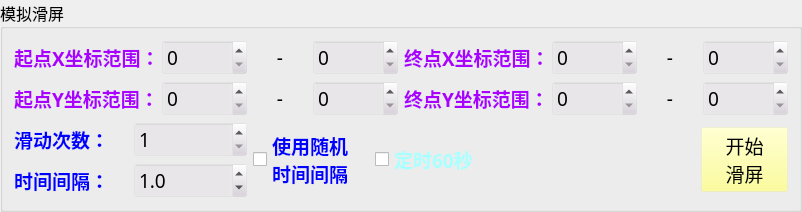
     <widget class="QGroupBox" name="swipe_groupBox">
      <property name="font">
       <font>
        <family>楷体</family>
        <pointsize>12</pointsize>
       </font>
      </property>
      <property name="title">
       <string>模拟滑屏</string>
      </property>
      <layout class="QVBoxLayout" name="verticalLayout_4">
       <item>
        <layout class="QVBoxLayout" name="verticalLayout_8" stretch="1,1">
         <item>
          <layout class="QHBoxLayout" name="horizontalLayout_9" stretch="1,1">
           <item>
            <layout class="QVBoxLayout" name="verticalLayout_5" stretch="1,1">
             <item>
              <layout class="QHBoxLayout" name="horizontalLayout_5" stretch="5,3,1,3">
               <item>
                <widget class="QLabel" name="swipe_x1_label">
                 <property name="minimumSize">
                  <size>
                   <width>54</width>
                   <height>0</height>
                  </size>
                 </property>
                 <property name="maximumSize">
                  <size>
                   <width>99999</width>
                   <height>16777215</height>
                  </size>
                 </property>
                 <property name="font">
                  <font>
                   <family>楷体</family>
                   <pointsize>14</pointsize>
                   <weight>75</weight>
                   <bold>true</bold>
                  </font>
                 </property>
                 <property name="toolTip">
                  <string/>
                 </property>
                 <property name="styleSheet">
                  <string notr="true">color: rgb(170, 0, 255);</string>
                 </property>
                 <property name="text">
                  <string>起点X坐标范围：</string>
                 </property>
                </widget>
               </item>
               <item>
                <widget class="QSpinBox" name="swipe_x1_min_spinBox">
                 <property name="minimumSize">
                  <size>
                   <width>42</width>
                   <height>22</height>
                  </size>
                 </property>
                 <property name="font">
                  <font>
                   <family>楷体</family>
                   <pointsize>14</pointsize>
                  </font>
                 </property>
                 <property name="cursor">
                  <cursorShape>PointingHandCursor</cursorShape>
                 </property>
                 <property name="styleSheet">
                  <string notr="true">background-color: rgba(216, 208, 219,0.1);</string>
                 </property>
                 <property name="maximum">
                  <number>99999</number>
                 </property>
                 <property name="singleStep">
                  <number>10</number>
                 </property>
                 <property name="value">
                  <number>0</number>
                 </property>
                </widget>
               </item>
               <item>
                <widget class="QLabel" name="swipe_x1_to_label">
                 <property name="minimumSize">
                  <size>
                   <width>54</width>
                   <height>0</height>
                  </size>
                 </property>
                 <property name="maximumSize">
                  <size>
                   <width>99999</width>
                   <height>16777215</height>
                  </size>
                 </property>
                 <property name="font">
                  <font>
                   <family>楷体</family>
                   <pointsize>14</pointsize>
                  </font>
                 </property>
                 <property name="toolTip">
                  <string/>
                 </property>
                 <property name="text">
                  <string>-</string>
                 </property>
                 <property name="alignment">
                  <set>Qt::AlignCenter</set>
                 </property>
                </widget>
               </item>
               <item>
                <widget class="QSpinBox" name="swipe_x1_max_spinBox">
                 <property name="minimumSize">
                  <size>
                   <width>42</width>
                   <height>22</height>
                  </size>
                 </property>
                 <property name="font">
                  <font>
                   <family>楷体</family>
                   <pointsize>14</pointsize>
                  </font>
                 </property>
                 <property name="cursor">
                  <cursorShape>PointingHandCursor</cursorShape>
                 </property>
                 <property name="styleSheet">
                  <string notr="true">background-color: rgba(216, 208, 219,0.1);</string>
                 </property>
                 <property name="maximum">
                  <number>99999</number>
                 </property>
                 <property name="singleStep">
                  <number>10</number>
                 </property>
                 <property name="value">
                  <number>0</number>
                 </property>
                </widget>
               </item>
              </layout>
             </item>
             <item>
              <layout class="QHBoxLayout" name="horizontalLayout_6" stretch="5,3,1,3">
               <item>
                <widget class="QLabel" name="swipe_y1_label">
                 <property name="minimumSize">
                  <size>
                   <width>54</width>
                   <height>0</height>
                  </size>
                 </property>
                 <property name="maximumSize">
                  <size>
                   <width>99999</width>
                   <height>16777215</height>
                  </size>
                 </property>
                 <property name="font">
                  <font>
                   <family>楷体</family>
                   <pointsize>14</pointsize>
                   <weight>75</weight>
                   <bold>true</bold>
                  </font>
                 </property>
                 <property name="toolTip">
                  <string/>
                 </property>
                 <property name="styleSheet">
                  <string notr="true">color: rgb(170, 0, 255);</string>
                 </property>
                 <property name="text">
                  <string>起点Y坐标范围：</string>
                 </property>
                </widget>
               </item>
               <item>
                <widget class="QSpinBox" name="swipe_y1_min_spinBox">
                 <property name="minimumSize">
                  <size>
                   <width>42</width>
                   <height>22</height>
                  </size>
                 </property>
                 <property name="font">
                  <font>
                   <family>楷体</family>
                   <pointsize>14</pointsize>
                  </font>
                 </property>
                 <property name="cursor">
                  <cursorShape>PointingHandCursor</cursorShape>
                 </property>
                 <property name="styleSheet">
                  <string notr="true">background-color: rgba(216, 208, 219,0.1);</string>
                 </property>
                 <property name="maximum">
                  <number>99999</number>
                 </property>
                 <property name="singleStep">
                  <number>10</number>
                 </property>
                 <property name="value">
                  <number>0</number>
                 </property>
                </widget>
               </item>
               <item>
                <widget class="QLabel" name="swipe_y1_to_label">
                 <property name="minimumSize">
                  <size>
                   <width>54</width>
                   <height>0</height>
                  </size>
                 </property>
                 <property name="maximumSize">
                  <size>
                   <width>99999</width>
                   <height>16777215</height>
                  </size>
                 </property>
                 <property name="font">
                  <font>
                   <family>楷体</family>
                   <pointsize>14</pointsize>
                  </font>
                 </property>
                 <property name="toolTip">
                  <string/>
                 </property>
                 <property name="text">
                  <string>-</string>
                 </property>
                 <property name="alignment">
                  <set>Qt::AlignCenter</set>
                 </property>
                </widget>
               </item>
               <item>
                <widget class="QSpinBox" name="swipe_y1_max_spinBox">
                 <property name="minimumSize">
                  <size>
                   <width>42</width>
                   <height>22</height>
                  </size>
                 </property>
                 <property name="font">
                  <font>
                   <family>楷体</family>
                   <pointsize>14</pointsize>
                  </font>
                 </property>
                 <property name="cursor">
                  <cursorShape>PointingHandCursor</cursorShape>
                 </property>
                 <property name="styleSheet">
                  <string notr="true">background-color: rgba(216, 208, 219,0.1);</string>
                 </property>
                 <property name="maximum">
                  <number>99999</number>
                 </property>
                 <property name="singleStep">
                  <number>10</number>
                 </property>
                 <property name="value">
                  <number>0</number>
                 </property>
                </widget>
               </item>
              </layout>
             </item>
            </layout>
           </item>
           <item>
            <layout class="QVBoxLayout" name="verticalLayout_6" stretch="1,1">
             <item>
              <layout class="QHBoxLayout" name="horizontalLayout_7" stretch="5,3,1,3">
               <item>
                <widget class="QLabel" name="swipe_x2_label">
                 <property name="minimumSize">
                  <size>
                   <width>54</width>
                   <height>0</height>
                  </size>
                 </property>
                 <property name="maximumSize">
                  <size>
                   <width>99999</width>
                   <height>16777215</height>
                  </size>
                 </property>
                 <property name="font">
                  <font>
                   <family>楷体</family>
                   <pointsize>14</pointsize>
                   <weight>75</weight>
                   <bold>true</bold>
                  </font>
                 </property>
                 <property name="toolTip">
                  <string/>
                 </property>
                 <property name="styleSheet">
                  <string notr="true">color: rgb(170, 0, 255);</string>
                 </property>
                 <property name="text">
                  <string>终点X坐标范围：</string>
                 </property>
                </widget>
               </item>
               <item>
                <widget class="QSpinBox" name="swipe_x2_min_spinBox">
                 <property name="minimumSize">
                  <size>
                   <width>42</width>
                   <height>22</height>
                  </size>
                 </property>
                 <property name="font">
                  <font>
                   <family>楷体</family>
                   <pointsize>14</pointsize>
                  </font>
                 </property>
                 <property name="cursor">
                  <cursorShape>PointingHandCursor</cursorShape>
                 </property>
                 <property name="styleSheet">
                  <string notr="true">background-color: rgba(216, 208, 219,0.1);</string>
                 </property>
                 <property name="maximum">
                  <number>99999</number>
                 </property>
                 <property name="singleStep">
                  <number>10</number>
                 </property>
                 <property name="value">
                  <number>0</number>
                 </property>
                </widget>
               </item>
               <item>
                <widget class="QLabel" name="swipe_x2_to_label">
                 <property name="minimumSize">
                  <size>
                   <width>54</width>
                   <height>0</height>
                  </size>
                 </property>
                 <property name="maximumSize">
                  <size>
                   <width>99999</width>
                   <height>16777215</height>
                  </size>
                 </property>
                 <property name="font">
                  <font>
                   <family>楷体</family>
                   <pointsize>14</pointsize>
                  </font>
                 </property>
                 <property name="toolTip">
                  <string/>
                 </property>
                 <property name="text">
                  <string>-</string>
                 </property>
                 <property name="alignment">
                  <set>Qt::AlignCenter</set>
                 </property>
                </widget>
               </item>
               <item>
                <widget class="QSpinBox" name="swipe_x2_max_spinBox">
                 <property name="minimumSize">
                  <size>
                   <width>42</width>
                   <height>22</height>
                  </size>
                 </property>
                 <property name="font">
                  <font>
                   <family>楷体</family>
                   <pointsize>14</pointsize>
                  </font>
                 </property>
                 <property name="cursor">
                  <cursorShape>PointingHandCursor</cursorShape>
                 </property>
                 <property name="styleSheet">
                  <string notr="true">background-color: rgba(216, 208, 219,0.1);</string>
                 </property>
                 <property name="maximum">
                  <number>99999</number>
                 </property>
                 <property name="singleStep">
                  <number>10</number>
                 </property>
                 <property name="value">
                  <number>0</number>
                 </property>
                </widget>
               </item>
              </layout>
             </item>
             <item>
              <layout class="QHBoxLayout" name="horizontalLayout_8" stretch="5,3,1,3">
               <item>
                <widget class="QLabel" name="swipe_y2_label">
                 <property name="minimumSize">
                  <size>
                   <width>54</width>
                   <height>0</height>
                  </size>
                 </property>
                 <property name="maximumSize">
                  <size>
                   <width>99999</width>
                   <height>16777215</height>
                  </size>
                 </property>
                 <property name="font">
                  <font>
                   <family>楷体</family>
                   <pointsize>14</pointsize>
                   <weight>75</weight>
                   <bold>true</bold>
                  </font>
                 </property>
                 <property name="toolTip">
                  <string/>
                 </property>
                 <property name="styleSheet">
                  <string notr="true">color: rgb(170, 0, 255);</string>
                 </property>
                 <property name="text">
                  <string>终点Y坐标范围：</string>
                 </property>
                </widget>
               </item>
               <item>
                <widget class="QSpinBox" name="swipe_y2_min_spinBox">
                 <property name="minimumSize">
                  <size>
                   <width>42</width>
                   <height>22</height>
                  </size>
                 </property>
                 <property name="font">
                  <font>
                   <family>楷体</family>
                   <pointsize>14</pointsize>
                  </font>
                 </property>
                 <property name="cursor">
                  <cursorShape>PointingHandCursor</cursorShape>
                 </property>
                 <property name="styleSheet">
                  <string notr="true">background-color: rgba(216, 208, 219,0.1);</string>
                 </property>
                 <property name="maximum">
                  <number>99999</number>
                 </property>
                 <property name="singleStep">
                  <number>10</number>
                 </property>
                 <property name="value">
                  <number>0</number>
                 </property>
                </widget>
               </item>
               <item>
                <widget class="QLabel" name="swipe_y2_to_label">
                 <property name="minimumSize">
                  <size>
                   <width>54</width>
                   <height>0</height>
                  </size>
                 </property>
                 <property name="maximumSize">
                  <size>
                   <width>99999</width>
                   <height>16777215</height>
                  </size>
                 </property>
                 <property name="font">
                  <font>
                   <family>楷体</family>
                   <pointsize>14</pointsize>
                  </font>
                 </property>
                 <property name="toolTip">
                  <string/>
                 </property>
                 <property name="text">
                  <string>-</string>
                 </property>
                 <property name="alignment">
                  <set>Qt::AlignCenter</set>
                 </property>
                </widget>
               </item>
               <item>
                <widget class="QSpinBox" name="swipe_y2_max_spinBox">
                 <property name="minimumSize">
                  <size>
                   <width>42</width>
                   <height>22</height>
                  </size>
                 </property>
                 <property name="font">
                  <font>
                   <family>楷体</family>
                   <pointsize>14</pointsize>
                  </font>
                 </property>
                 <property name="cursor">
                  <cursorShape>PointingHandCursor</cursorShape>
                 </property>
                 <property name="styleSheet">
                  <string notr="true">background-color: rgba(216, 208, 219,0.1);</string>
                 </property>
                 <property name="maximum">
                  <number>99999</number>
                 </property>
                 <property name="singleStep">
                  <number>10</number>
                 </property>
                 <property name="value">
                  <number>0</number>
                 </property>
                </widget>
               </item>
              </layout>
             </item>
            </layout>
           </item>
          </layout>
         </item>
         <item>
          <layout class="QHBoxLayout" name="horizontalLayout_12" stretch="8,4,4,7,3">
           <item>
            <layout class="QVBoxLayout" name="verticalLayout_7" stretch="1,1">
             <item>
              <layout class="QHBoxLayout" name="horizontalLayout_10" stretch="2,2">
               <item>
                <widget class="QLabel" name="swipe_times_label">
                 <property name="font">
                  <font>
                   <family>楷体</family>
                   <pointsize>14</pointsize>
                   <weight>75</weight>
                   <bold>true</bold>
                  </font>
                 </property>
                 <property name="styleSheet">
                  <string notr="true">color: rgb(0, 0, 255);</string>
                 </property>
                 <property name="text">
                  <string>滑动次数：</string>
                 </property>
                </widget>
               </item>
               <item>
                <widget class="QSpinBox" name="swipe_times_spinBox">
                 <property name="minimumSize">
                  <size>
                   <width>42</width>
                   <height>22</height>
                  </size>
                 </property>
                 <property name="font">
                  <font>
                   <family>楷体</family>
                   <pointsize>14</pointsize>
                  </font>
                 </property>
                 <property name="cursor">
                  <cursorShape>PointingHandCursor</cursorShape>
                 </property>
                 <property name="styleSheet">
                  <string notr="true">background-color: rgba(216, 208, 219,0.1);</string>
                 </property>
                 <property name="minimum">
                  <number>1</number>
                 </property>
                 <property name="maximum">
                  <number>99999</number>
                 </property>
                 <property name="singleStep">
                  <number>1</number>
                 </property>
                 <property name="value">
                  <number>1</number>
                 </property>
                </widget>
               </item>
              </layout>
             </item>
             <item>
              <layout class="QHBoxLayout" name="horizontalLayout_11" stretch="2,2">
               <item>
                <widget class="QLabel" name="swipe_interval_label">
                 <property name="minimumSize">
                  <size>
                   <width>54</width>
                   <height>0</height>
                  </size>
                 </property>
                 <property name="maximumSize">
                  <size>
                   <width>99999</width>
                   <height>16777215</height>
                  </size>
                 </property>
                 <property name="font">
                  <font>
                   <family>楷体</family>
                   <pointsize>14</pointsize>
                   <weight>75</weight>
                   <bold>true</bold>
                  </font>
                 </property>
                 <property name="toolTip">
                  <string/>
                 </property>
                 <property name="styleSheet">
                  <string notr="true">color: rgb(0, 0, 255);</string>
                 </property>
                 <property name="text">
                  <string>时间间隔：</string>
                 </property>
                </widget>
               </item>
               <item>
                <widget class="QDoubleSpinBox" name="swipe_interval_doubleSpinBox">
                 <property name="font">
                  <font>
                   <family>楷体</family>
                   <pointsize>14</pointsize>
                  </font>
                 </property>
                 <property name="cursor">
                  <cursorShape>PointingHandCursor</cursorShape>
                 </property>
                 <property name="styleSheet">
                  <string notr="true">background-color: rgba(216, 208, 219,0.1);</string>
                 </property>
                 <property name="alignment">
                  <set>Qt::AlignLeading|Qt::AlignLeft|Qt::AlignVCenter</set>
                 </property>
                 <property name="decimals">
                  <number>1</number>
                 </property>
                 <property name="maximum">
                  <double>3600.000000000000000</double>
                 </property>
                 <property name="singleStep">
                  <double>0.100000000000000</double>
                 </property>
                 <property name="stepType">
                  <enum>QAbstractSpinBox::AdaptiveDecimalStepType</enum>
                 </property>
                 <property name="value">
                  <double>1.000000000000000</double>
                 </property>
                </widget>
               </item>
              </layout>
             </item>
            </layout>
           </item>
           <item>
            <widget class="QCheckBox" name="swipe_random_interval_checkBox">
             <property name="font">
              <font>
               <family>楷体</family>
               <pointsize>14</pointsize>
               <weight>75</weight>
               <bold>true</bold>
              </font>
             </property>
             <property name="cursor">
              <cursorShape>PointingHandCursor</cursorShape>
             </property>
             <property name="styleSheet">
              <string notr="true">color: rgb(0, 0, 255);</string>
             </property>
             <property name="text">
              <string>使用随机
时间间隔</string>
             </property>
            </widget>
           </item>
           <item>
            <widget class="QCheckBox" name="swipe_60_checkBox">
             <property name="font">
              <font>
               <family>楷体</family>
               <pointsize>14</pointsize>
               <weight>75</weight>
               <bold>true</bold>
              </font>
             </property>
             <property name="cursor">
              <cursorShape>PointingHandCursor</cursorShape>
             </property>
             <property name="styleSheet">
              <string notr="true">color: rgb(170, 255, 255);</string>
             </property>
             <property name="text">
              <string>定时60秒</string>
             </property>
            </widget>
           </item>
           <item>
            <spacer name="horizontalSpacer_2">
             <property name="orientation">
              <enum>Qt::Horizontal</enum>
             </property>
             <property name="sizeHint" stdset="0">
              <size>
               <width>40</width>
               <height>20</height>
              </size>
             </property>
            </spacer>
           </item>
           <item>
            <widget class="QPushButton" name="swipe_pushButton">
             <property name="sizePolicy">
              <sizepolicy hsizetype="Preferred" vsizetype="Fixed">
               <horstretch>0</horstretch>
               <verstretch>0</verstretch>
              </sizepolicy>
             </property>
             <property name="font">
              <font>
               <family>楷体</family>
               <pointsize>14</pointsize>
              </font>
             </property>
             <property name="cursor">
              <cursorShape>PointingHandCursor</cursorShape>
             </property>
             <property name="styleSheet">
              <string notr="true">background-color: rgba(255, 255, 127,0.1);</string>
             </property>
             <property name="text">
              <string>开始
滑屏</string>
             </property>
            </widget>
           </item>
          </layout>
         </item>
        </layout>
       </item>
      </layout>
     </widget>
